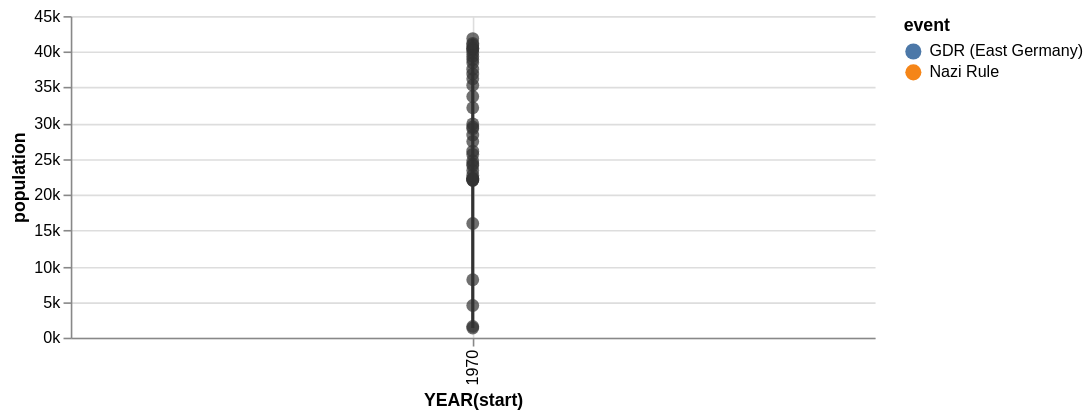

Here is the Vega-Lite specification saved for this chart:
### Vega specification from a JSON file in a GitHub repository (floating-point values rounded to 4 significant figures)
{"$schema": "http://vega.github.io/schema/vega/v3.0.json", "description": "The population of the German city of Falkensee over time", "autosize": "pad", "padding": 5, "data": [{"name": "source_0", "values": [{"year": 1875, "population": 1309}, {"year": 1890, "population": 1558}, {"year": 1910, "population": 4512}, {"year": 1925, "population": 8180}, {"year": 1933, "population": 15915}, {"year": 1939, "population": 24824}, {"year": 1946, "population": 28275}, {"year": 1950, "population": 29189}, {"year": 1964, "population": 29881}, {"year": 1971, "population": 26007}, {"year": 1981, "population": 24029}, {"year": 1985, "population": 23340}, {"year": 1989, "population": 22307}, {"year": 1990, "population": 22087}, {"year": 1991, "population": 22139}, {"year": 1992, "population": 22105}, {"year": 1993, "population": 22242}, {"year": 1994, "population": 22801}, {"year": 1995, "population": 24273}, {"year": 1996, "population": 25640}, {"year": 1997, "population": 27393}, {"year": 1998, "population": 29505}, {"year": 1999, "population": 32124}, {"year": 2000, "population": 33791}, {"year": 2001, "population": 35297}, {"year": 2002, "population": 36179}, {"year": 2003, "population": 36829}, {"year": 2004, "population": 37493}, {"year": 2005, "population": 38376}, {"year": 2006, "population": 39008}, {"year": 2007, "population": 39366}, {"year": 2008, "population": 39821}, {"year": 2009, "population": 40179}, {"year": 2010, "population": 40511}, {"year": 2011, "population": 40465}, {"year": 2012, "population": 40905}, {"year": 2013, "population": 41258}, {"year": 2014, "population": 41777}], "format": {"type": "json"}}, {"name": "data_0", "source": "source_0", "transform": [{"type": "formula", "expr": "toDate(datum[\"year\"])", "as": "year"}, {"type": "formula", "expr": "toNumber(datum[\"population\"])", "as": "population"}, {"type": "filter", "expr": "datum[\"year\"] !== null && !isNaN(datum[\"year\"]) && datum[\"population\"] !== null && !isNaN(datum[\"population\"])"}, {"type": "formula", "as": "year_year", "expr": "datetime(year(datum[\"year\"]), 0, 1, 0, 0, 0, 0)"}, {"type": "collect", "sort": {"field": "year_year", "order": "descending"}}]}, {"name": "data_1", "source": "source_0", "transform": [{"type": "formula", "expr": "toDate(datum[\"year\"])", "as": "year"}, {"type": "formula", "expr": "toNumber(datum[\"population\"])", "as": "population"}, {"type": "filter", "expr": "datum[\"year\"] !== null && !isNaN(datum[\"year\"]) && datum[\"population\"] !== null && !isNaN(datum[\"population\"])"}, {"type": "formula", "as": "year_year", "expr": "datetime(year(datum[\"year\"]), 0, 1, 0, 0, 0, 0)"}]}, {"name": "source_1", "values": [{"start": 1933, "end": 1945, "event": "Nazi Rule"}, {"start": 1948, "end": 1989, "event": "GDR (East Germany)"}], "format": {"type": "json", "parse": {"start": "date", "end": "date"}}, "transform": [{"type": "filter", "expr": "datum[\"start\"] !== null && !isNaN(datum[\"start\"]) && datum[\"end\"] !== null && !isNaN(datum[\"end\"])"}, {"type": "formula", "as": "year_start", "expr": "datetime(year(datum[\"start\"]), 0, 1, 0, 0, 0, 0)"}, {"type": "formula", "as": "year_end", "expr": "datetime(year(datum[\"end\"]), 0, 1, 0, 0, 0, 0)"}]}], "signals": [{"name": "width", "update": "max(layer_0_width, layer_1_width)"}, {"name": "height", "update": "max(layer_0_height, layer_1_height)"}, {"name": "layer_0_width", "update": "500"}, {"name": "layer_0_height", "update": "21"}, {"name": "layer_1_width", "update": "max(layer_1_layer_0_width, layer_1_layer_1_width)"}, {"name": "layer_1_height", "update": "max(layer_1_layer_0_height, layer_1_layer_1_height)"}, {"name": "layer_1_layer_0_width", "update": "500"}, {"name": "layer_1_layer_0_height", "update": "200"}, {"name": "layer_1_layer_1_width", "update": "500"}, {"name": "layer_1_layer_1_height", "update": "200"}], "marks": [{"name": "nested_main_group", "type": "group", "encode": {"update": {"width": {"signal": "width"}, "height": {"signal": "height"}, "fill": {"value": "transparent"}}}, "marks": [{"name": "layer_0_marks", "type": "rect", "from": {"data": "source_1"}, "encode": {"update": {"x": {"scale": "x", "field": "year_start"}, "x2": {"scale": "x", "field": "year_end"}, "y": {"value": 0}, "y2": {"field": {"group": "height"}}, "fill": {"scale": "color", "field": "event"}}}, "clip": true}, {"name": "layer_1_layer_0_marks", "type": "line", "from": {"data": "data_0"}, "encode": {"update": {"x": {"scale": "x", "field": "year_year"}, "y": {"scale": "y", "field": "population"}, "stroke": {"value": "#333"}}}, "clip": true}, {"name": "layer_1_layer_1_marks", "type": "symbol", "role": "pointOverlay", "from": {"data": "data_1"}, "encode": {"update": {"x": {"scale": "x", "field": "year_year"}, "y": {"scale": "y", "field": "population"}, "fill": {"value": "#333"}, "opacity": {"value": 0.7}}}, "clip": true}]}], "scales": [{"name": "x", "type": "time", "domain": {"fields": [{"data": "source_1", "field": "year_start"}, {"data": "source_1", "field": "year_end"}, {"data": "data_0", "field": "year_year"}, {"data": "data_1", "field": "year_year"}], "sort": true}, "range": [0, 500], "round": true, "nice": "year"}, {"name": "color", "type": "ordinal", "domain": {"data": "source_1", "field": "event", "sort": true}, "range": "category"}, {"name": "y", "type": "linear", "domain": {"fields": [{"data": "data_0", "field": "population"}, {"data": "data_1", "field": "population"}], "sort": true}, "range": [200, 0], "round": true, "nice": true, "zero": true}], "axes": [{"scale": "x", "orient": "bottom", "tickCount": 5, "title": "YEAR(start)", "zindex": 1, "encode": {"labels": {"update": {"text": {"signal": "timeFormat(datum.value, '%Y')"}, "angle": {"value": 270}, "align": {"value": "right"}, "baseline": {"value": "middle"}}}}}, {"scale": "x", "domain": false, "grid": true, "labels": false, "orient": "bottom", "tickCount": 5, "ticks": false, "zindex": 0}, {"scale": "y", "format": "s", "orient": "left", "title": "population", "zindex": 1}, {"scale": "y", "domain": false, "format": "s", "grid": true, "labels": false, "orient": "left", "ticks": false, "zindex": 0, "gridScale": "x"}], "legends": [{"fill": "color", "title": "event"}]}
